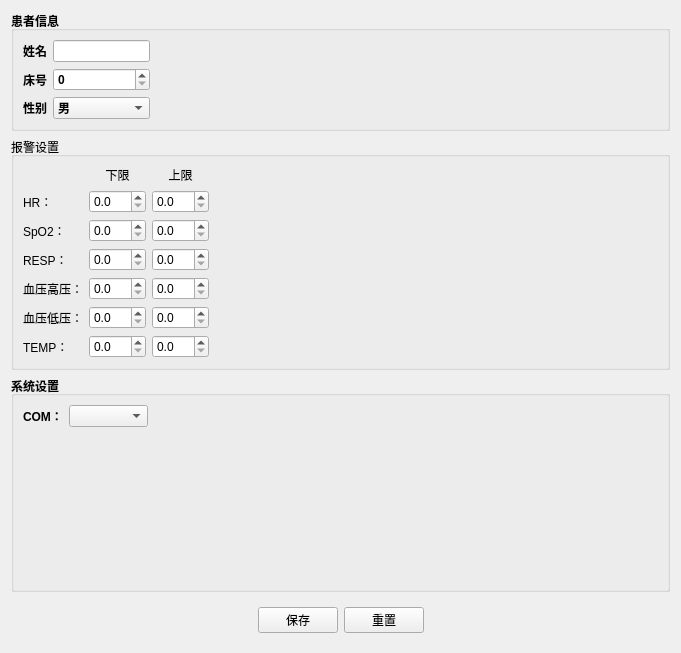
<?xml version="1.0" encoding="UTF-8"?>
<ui version="4.0">
 <class>SettingDialogClass</class>
 <widget class="QWidget" name="SettingDialogClass">
  <property name="geometry">
   <rect>
    <x>0</x>
    <y>0</y>
    <width>681</width>
    <height>653</height>
   </rect>
  </property>
  <property name="windowTitle">
   <string>Form</string>
  </property>
  <layout class="QVBoxLayout" name="verticalLayout">
   <item>
    <widget class="QGroupBox" name="groupBox">
     <property name="font">
      <font>
       <bold>true</bold>
      </font>
     </property>
     <property name="title">
      <string>患者信息</string>
     </property>
     <layout class="QHBoxLayout" name="horizontalLayout" stretch="1,4">
      <item>
       <layout class="QFormLayout" name="formLayout">
        <item row="0" column="0">
         <widget class="QLabel" name="label_8">
          <property name="text">
           <string>姓名</string>
          </property>
         </widget>
        </item>
        <item row="0" column="1">
         <widget class="QLineEdit" name="personName"/>
        </item>
        <item row="1" column="0">
         <widget class="QLabel" name="label_9">
          <property name="text">
           <string>床号</string>
          </property>
         </widget>
        </item>
        <item row="1" column="1">
         <widget class="QSpinBox" name="bedNo">
          <property name="maximum">
           <number>999</number>
          </property>
         </widget>
        </item>
        <item row="2" column="0">
         <widget class="QLabel" name="label_12">
          <property name="text">
           <string>性别</string>
          </property>
         </widget>
        </item>
        <item row="2" column="1">
         <widget class="QComboBox" name="personGender">
          <item>
           <property name="text">
            <string>男</string>
           </property>
          </item>
          <item>
           <property name="text">
            <string>女</string>
           </property>
          </item>
         </widget>
        </item>
       </layout>
      </item>
      <item>
       <spacer name="horizontalSpacer">
        <property name="orientation">
         <enum>Qt::Orientation::Horizontal</enum>
        </property>
        <property name="sizeType">
         <enum>QSizePolicy::Policy::Expanding</enum>
        </property>
        <property name="sizeHint" stdset="0">
         <size>
          <width>350</width>
          <height>20</height>
         </size>
        </property>
       </spacer>
      </item>
     </layout>
    </widget>
   </item>
   <item>
    <widget class="QGroupBox" name="alarms_Settings">
     <property name="font">
      <font/>
     </property>
     <property name="title">
      <string>报警设置</string>
     </property>
     <layout class="QHBoxLayout" name="horizontalLayout_2">
      <item>
       <layout class="QGridLayout" name="gridLayout">
        <item row="0" column="1">
         <widget class="QLabel" name="label_2">
          <property name="text">
           <string>下限</string>
          </property>
          <property name="alignment">
           <set>Qt::AlignmentFlag::AlignCenter</set>
          </property>
         </widget>
        </item>
        <item row="0" column="2">
         <widget class="QLabel" name="label">
          <property name="text">
           <string>上限</string>
          </property>
          <property name="alignment">
           <set>Qt::AlignmentFlag::AlignCenter</set>
          </property>
         </widget>
        </item>
        <item row="1" column="0">
         <widget class="QLabel" name="label_4">
          <property name="text">
           <string>HR：</string>
          </property>
         </widget>
        </item>
        <item row="1" column="1">
         <widget class="QDoubleSpinBox" name="HR_lower">
          <property name="decimals">
           <number>1</number>
          </property>
         </widget>
        </item>
        <item row="1" column="2">
         <widget class="QDoubleSpinBox" name="HR_upper">
          <property name="decimals">
           <number>1</number>
          </property>
         </widget>
        </item>
        <item row="2" column="0">
         <widget class="QLabel" name="label_5">
          <property name="text">
           <string>SpO2：</string>
          </property>
         </widget>
        </item>
        <item row="2" column="1">
         <widget class="QDoubleSpinBox" name="SpO2_lower">
          <property name="decimals">
           <number>1</number>
          </property>
         </widget>
        </item>
        <item row="2" column="2">
         <widget class="QDoubleSpinBox" name="SpO2_upper">
          <property name="decimals">
           <number>1</number>
          </property>
         </widget>
        </item>
        <item row="3" column="0">
         <widget class="QLabel" name="label_6">
          <property name="text">
           <string>RESP：</string>
          </property>
         </widget>
        </item>
        <item row="3" column="1">
         <widget class="QDoubleSpinBox" name="RESP_lower">
          <property name="decimals">
           <number>1</number>
          </property>
         </widget>
        </item>
        <item row="3" column="2">
         <widget class="QDoubleSpinBox" name="RESP_upper">
          <property name="decimals">
           <number>1</number>
          </property>
         </widget>
        </item>
        <item row="4" column="0">
         <widget class="QLabel" name="label_7">
          <property name="text">
           <string>血压高压：</string>
          </property>
         </widget>
        </item>
        <item row="4" column="1">
         <widget class="QDoubleSpinBox" name="H_BP_lower">
          <property name="decimals">
           <number>1</number>
          </property>
         </widget>
        </item>
        <item row="4" column="2">
         <widget class="QDoubleSpinBox" name="H_BP_upper">
          <property name="decimals">
           <number>1</number>
          </property>
         </widget>
        </item>
        <item row="5" column="0">
         <widget class="QLabel" name="label_10">
          <property name="text">
           <string>血压低压：</string>
          </property>
         </widget>
        </item>
        <item row="5" column="1">
         <widget class="QDoubleSpinBox" name="L_BP_lower">
          <property name="decimals">
           <number>1</number>
          </property>
         </widget>
        </item>
        <item row="5" column="2">
         <widget class="QDoubleSpinBox" name="L_BP_upper">
          <property name="decimals">
           <number>1</number>
          </property>
         </widget>
        </item>
        <item row="6" column="0">
         <widget class="QLabel" name="label_11">
          <property name="text">
           <string>TEMP：</string>
          </property>
         </widget>
        </item>
        <item row="6" column="1">
         <widget class="QDoubleSpinBox" name="TEMP_lower">
          <property name="decimals">
           <number>1</number>
          </property>
         </widget>
        </item>
        <item row="6" column="2">
         <widget class="QDoubleSpinBox" name="TEMP_upper">
          <property name="decimals">
           <number>1</number>
          </property>
         </widget>
        </item>
       </layout>
      </item>
      <item>
       <spacer name="horizontalSpacer_2">
        <property name="orientation">
         <enum>Qt::Orientation::Horizontal</enum>
        </property>
        <property name="sizeHint" stdset="0">
         <size>
          <width>418</width>
          <height>20</height>
         </size>
        </property>
       </spacer>
      </item>
     </layout>
    </widget>
   </item>
   <item>
    <widget class="QGroupBox" name="system_Settings">
     <property name="font">
      <font>
       <bold>true</bold>
      </font>
     </property>
     <property name="title">
      <string>系统设置</string>
     </property>
     <layout class="QHBoxLayout" name="horizontalLayout_4">
      <item>
       <layout class="QVBoxLayout" name="verticalLayout_2">
        <item>
         <layout class="QHBoxLayout" name="horizontalLayout_3">
          <item>
           <widget class="QLabel" name="label_3">
            <property name="text">
             <string>COM：</string>
            </property>
           </widget>
          </item>
          <item>
           <widget class="QComboBox" name="portName"/>
          </item>
         </layout>
        </item>
        <item>
         <spacer name="verticalSpacer">
          <property name="orientation">
           <enum>Qt::Orientation::Vertical</enum>
          </property>
          <property name="sizeHint" stdset="0">
           <size>
            <width>20</width>
            <height>40</height>
           </size>
          </property>
         </spacer>
        </item>
       </layout>
      </item>
      <item>
       <spacer name="horizontalSpacer_3">
        <property name="orientation">
         <enum>Qt::Orientation::Horizontal</enum>
        </property>
        <property name="sizeHint" stdset="0">
         <size>
          <width>515</width>
          <height>20</height>
         </size>
        </property>
       </spacer>
      </item>
     </layout>
    </widget>
   </item>
   <item>
    <widget class="QWidget" name="widget" native="true">
     <layout class="QHBoxLayout" name="horizontalLayout_5">
      <item>
       <spacer name="horizontalSpacer_4">
        <property name="orientation">
         <enum>Qt::Orientation::Horizontal</enum>
        </property>
        <property name="sizeHint" stdset="0">
         <size>
          <width>40</width>
          <height>20</height>
         </size>
        </property>
       </spacer>
      </item>
      <item>
       <widget class="QPushButton" name="saveBtn">
        <property name="text">
         <string>保存</string>
        </property>
       </widget>
      </item>
      <item>
       <widget class="QPushButton" name="resetBtn">
        <property name="text">
         <string>重置</string>
        </property>
       </widget>
      </item>
      <item>
       <spacer name="horizontalSpacer_5">
        <property name="orientation">
         <enum>Qt::Orientation::Horizontal</enum>
        </property>
        <property name="sizeHint" stdset="0">
         <size>
          <width>40</width>
          <height>20</height>
         </size>
        </property>
       </spacer>
      </item>
     </layout>
    </widget>
   </item>
  </layout>
 </widget>
 <resources/>
 <connections/>
</ui>
